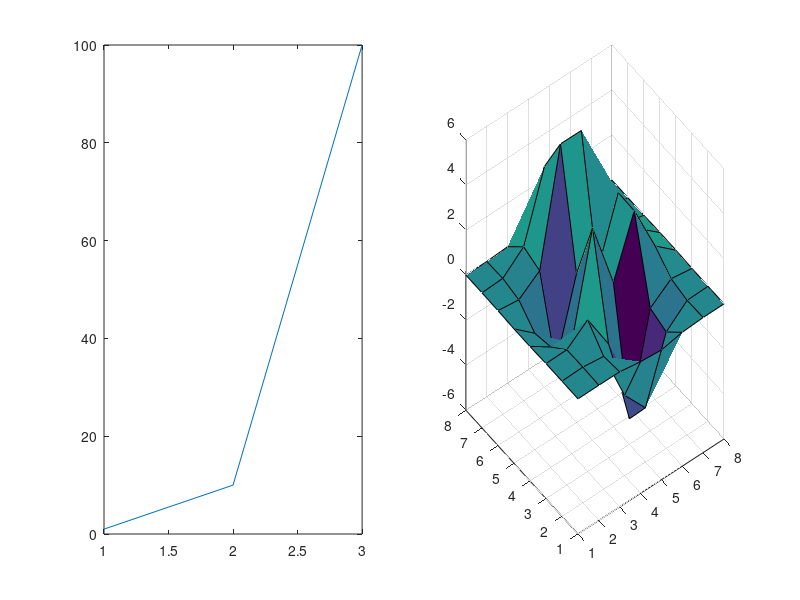

This figure's MATLAB source: (Note: this script raises an error after producing the figure.)
%=============================================================================
% Copyright (c) 2016-present Allan CORNET (Nelson)
%=============================================================================
% This file is part of Nelson.
%=============================================================================
% LICENCE_BLOCK_BEGIN
% SPDX-License-Identifier: LGPL-3.0-or-later
% LICENCE_BLOCK_END
%=============================================================================
% <--ADV-CLI MODE-->
figureObject = figure('Visible', 'off');
a1 = subplot(1, 2, 1); plot([1 10 100]);
a2 = subplot(1, 2, 2); surf(peaks(8));
drawnow();
fh = __web_graphics_handle__(figureObject, 'number');
ah = __web_graphics_handle__(a1, 'number');
other = [a2.XLim a2.YLim a2.ZLim a2.View];
set(a1, 'XScale', 'log', 'XDir', 'reverse', 'XLim', [1 100], 'YLim', [0 10]);
request = struct('action', 'reference', 'axesHandle', ah);
reply = jsondecode(__web_figure_action__(fh, jsonencode(request), false));
asserts.istrue(isfield(reply, 'state'));
asserts.isfalse(isfield(reply, 'displayList'));
request.action = 'pan'; request.dxFrac = 0.25; request.dyFrac = 0.1;
__web_figure_action__(fh, jsonencode(request), false);
asserts.isapprox(log10(a1.XLim), [0.5 2.5], 1e-10);
asserts.isequal([a2.XLim a2.YLim a2.ZLim a2.View], other);
request.action = 'restore';
__web_figure_action__(fh, jsonencode(request), false);
asserts.isapprox(a1.XLim, [1 100], 1e-10);
request.action = 'zoom'; request.factor = 2;
__web_figure_action__(fh, jsonencode(request), false);
asserts.isapprox(log10(a1.XLim), [0.5 1.5], 1e-10);
request.action = 'select';
__web_figure_action__(fh, jsonencode(request), false);
asserts.isequal(figureObject.CurrentAxes, a1);
request.action = 'fit';
__web_figure_action__(fh, jsonencode(request), false);
asserts.isequal(a1.XLimMode, 'auto');
close(figureObject);
